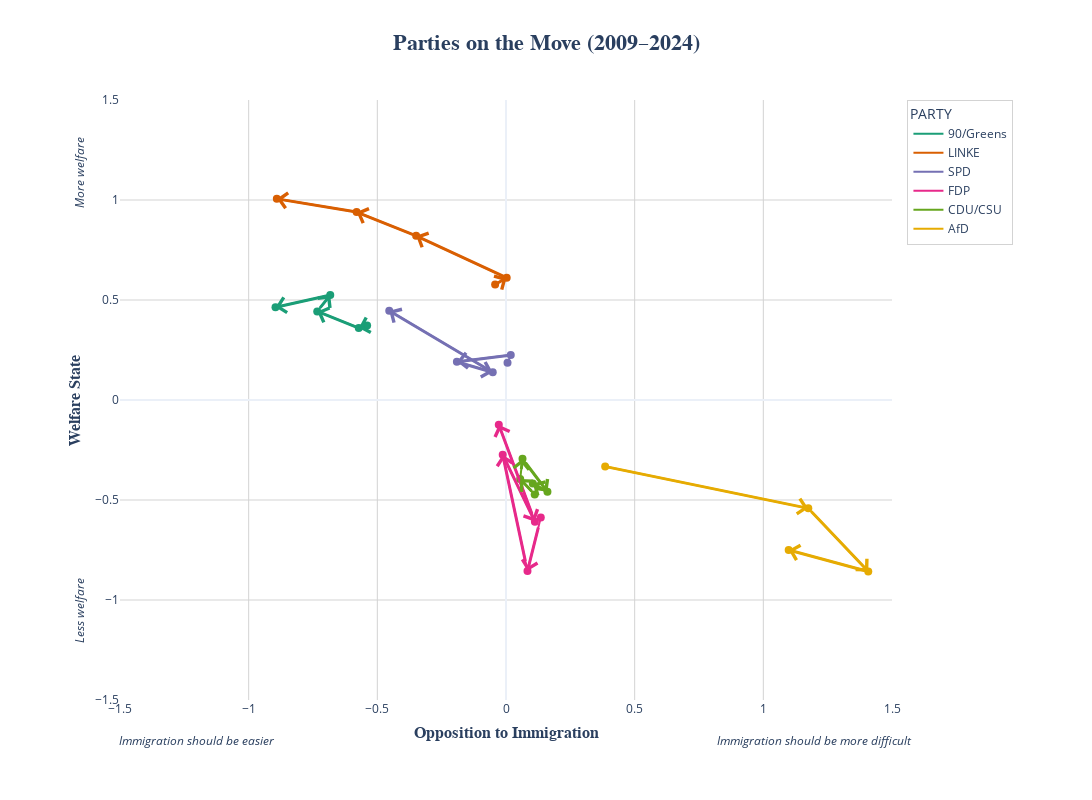

Here is the notebook cell this chart was saved with:
### Code cell
# 1) Prepare a color map (same palette you were using)
palette = px.colors.qualitative.Dark2
parties = party_all['Party_Name'].unique()
color_map = {p: palette[i % len(palette)] for i, p in enumerate(parties)}

# 2) Build a Figure from scratch
fig = go.Figure()

for party in parties:
    dfp = (party_all
           .query("Party_Name == @party")
           .sort_values("Year")
           .reset_index(drop=True))

    fig.add_trace(go.Scatter(
        x=dfp[f"{x_var} Scaled"],
        y=dfp[f"{y_var} Scaled"],
        mode="lines",
        line=dict(color=color_map[party], width=2),
        name=party,
    ))

    fig.add_trace(go.Scatter(
        x=dfp[f"{x_var} Scaled"],
        y=dfp[f"{y_var} Scaled"],
        mode="markers",
        marker=dict(color=color_map[party], size=8),
        showlegend=False,
    ))

    for i in range(len(dfp)-1):
        x0, y0 = dfp.loc[i,   f"{x_var} Scaled"], dfp.loc[i,   f"{y_var} Scaled"]
        x1, y1 = dfp.loc[i+1, f"{x_var} Scaled"], dfp.loc[i+1, f"{y_var} Scaled"]
        fig.add_annotation(
            x=x1, y=y1,
            ax=x0, ay=y0,
            xref="x", yref="y",
            axref="x", ayref="y",
            showarrow=True,
            arrowhead=4,      # bigger head
            arrowsize=1,      # overall scale
            arrowwidth=3,     # thicker line
            arrowcolor=color_map[party]
        )

fig.update_layout(
    showlegend=True,
    legend_title_text="PARTY",
    legend=dict(
        orientation="v",
        x=1.02, y=1,
        bordercolor="lightgrey",
        borderwidth=1
    ),
    width=1500, height=800,
    margin=dict(l=80, r=200, t=100, b=80),
    title=dict(
        text="<b>Parties on the Move (2009–2024)</b>",
        x=0.5, xanchor="center"
    ),
    title_font=dict(family="Arial, sans-serif", size=22)
)

fig.update_xaxes(
    range=[-1.5, 1.5],
    title=dict(text=f"<b>{x_var}</b>",
               font=dict(family="Arial, sans-serif", size=16)),
    title_standoff=10
)
fig.update_yaxes(
    range=[-1.5, 1.5],
    title=dict(text=f"<b>{y_var}</b>",
               font=dict(family="Arial, sans-serif", size=16)),
    title_standoff=10
)

fig.update_layout(margin=dict(l=120, r=200, t=100, b=100))

fig.add_annotation(
    text="<i>Immigration should be easier</i>",
    xref="paper", yref="paper",
    x=0.1, y=-0.05,
    xanchor="center", yanchor="top",
    showarrow=False
)
fig.add_annotation(
    text="<i>Immigration should be more difficult</i>",
    xref="paper", yref="paper",
    x=0.9, y=-0.05,
    xanchor="center", yanchor="top",
    showarrow=False
)

fig.add_annotation(
    text="<i>More welfare</i>",
    xref="paper", yref="paper",
    x=-0.04, y=0.88,
    xanchor="right", yanchor="middle",
    showarrow=False,
    textangle=-90
)
fig.add_annotation(
    text="<i>Less welfare</i>",
    xref="paper", yref="paper",
    x=-0.04, y=0.15,
    xanchor="right", yanchor="middle",
    showarrow=False,
    textangle=-90
)

fig.update_layout(
    template="plotly_white",
    paper_bgcolor="white",
    plot_bgcolor="white",
    margin=dict(l=120, r=200, t=100, b=100),
)

fig.update_xaxes(
    showgrid=True,
    gridcolor="lightgrey",
    range=[-1.5, 1.5],
    title=dict(text=f"<b>{x_var}</b>", font=dict(size=16)),
)

fig.update_yaxes(
    showgrid=True,
    gridcolor="lightgrey",
    range=[-1.5, 1.5],
    title=dict(text=f"<b>{y_var}</b>", font=dict(size=16)),
)

fig.show()

### Figure 1 — Plotly figure (JSON) as saved in the notebook; plotly's stock layout.template omitted (floating-point values rounded to 4 significant figures)
{"data": [{"line": {"color": "rgb(27,158,119)", "width": 2}, "mode": "lines", "name": "90/Greens", "type": "scatter", "x": [-0.5397, -0.5722, -0.7336, -0.683, -0.8957], "y": [0.3728, 0.3601, 0.4428, 0.5244, 0.4636]}, {"marker": {"color": "rgb(27,158,119)", "size": 8}, "mode": "markers", "showlegend": false, "type": "scatter", "x": [-0.5397, -0.5722, -0.7336, -0.683, -0.8957], "y": [0.3728, 0.3601, 0.4428, 0.5244, 0.4636]}, {"line": {"color": "rgb(217,95,2)", "width": 2}, "mode": "lines", "name": "LINKE", "type": "scatter", "x": [-0.04221, 0.002737, -0.3492, -0.5806, -0.8906], "y": [0.5777, 0.6108, 0.8207, 0.9395, 1.006]}, {"marker": {"color": "rgb(217,95,2)", "size": 8}, "mode": "markers", "showlegend": false, "type": "scatter", "x": [-0.04221, 0.002737, -0.3492, -0.5806, -0.8906], "y": [0.5777, 0.6108, 0.8207, 0.9395, 1.006]}, {"line": {"color": "rgb(117,112,179)", "width": 2}, "mode": "lines", "name": "SPD", "type": "scatter", "x": [0.005913, 0.01858, -0.1909, -0.05158, -0.4537], "y": [0.1857, 0.2246, 0.1909, 0.1385, 0.4463]}, {"marker": {"color": "rgb(117,112,179)", "size": 8}, "mode": "markers", "showlegend": false, "type": "scatter", "x": [0.005913, 0.01858, -0.1909, -0.05158, -0.4537], "y": [0.1857, 0.2246, 0.1909, 0.1385, 0.4463]}, {"line": {"color": "rgb(231,41,138)", "width": 2}, "mode": "lines", "name": "FDP", "type": "scatter", "x": [0.1352, 0.08345, -0.01282, 0.1123, -0.02803], "y": [-0.5877, -0.8554, -0.2732, -0.6086, -0.1235]}, {"marker": {"color": "rgb(231,41,138)", "size": 8}, "mode": "markers", "showlegend": false, "type": "scatter", "x": [0.1352, 0.08345, -0.01282, 0.1123, -0.02803], "y": [-0.5877, -0.8554, -0.2732, -0.6086, -0.1235]}, {"line": {"color": "rgb(102,166,30)", "width": 2}, "mode": "lines", "name": "CDU/CSU", "type": "scatter", "x": [0.1116, 0.0551, 0.06417, 0.1611, 0.1041], "y": [-0.4724, -0.3953, -0.2938, -0.459, -0.4179]}, {"marker": {"color": "rgb(102,166,30)", "size": 8}, "mode": "markers", "showlegend": false, "type": "scatter", "x": [0.1116, 0.0551, 0.06417, 0.1611, 0.1041], "y": [-0.4724, -0.3953, -0.2938, -0.459, -0.4179]}, {"line": {"color": "rgb(230,171,2)", "width": 2}, "mode": "lines", "name": "AfD", "type": "scatter", "x": [0.3854, 1.175, 1.408, 1.099], "y": [-0.3324, -0.5419, -0.8578, -0.7501]}, {"marker": {"color": "rgb(230,171,2)", "size": 8}, "mode": "markers", "showlegend": false, "type": "scatter", "x": [0.3854, 1.175, 1.408, 1.099], "y": [-0.3324, -0.5419, -0.8578, -0.7501]}], "layout": {"annotations": [{"arrowcolor": "rgb(27,158,119)", "arrowhead": 4, "arrowsize": 1, "arrowwidth": 3, "ax": -0.5397, "axref": "x", "ay": 0.3728, "ayref": "y", "showarrow": true, "x": -0.5722, "xref": "x", "y": 0.3601, "yref": "y"}, {"arrowcolor": "rgb(27,158,119)", "arrowhead": 4, "arrowsize": 1, "arrowwidth": 3, "ax": -0.5722, "axref": "x", "ay": 0.3601, "ayref": "y", "showarrow": true, "x": -0.7336, "xref": "x", "y": 0.4428, "yref": "y"}, {"arrowcolor": "rgb(27,158,119)", "arrowhead": 4, "arrowsize": 1, "arrowwidth": 3, "ax": -0.7336, "axref": "x", "ay": 0.4428, "ayref": "y", "showarrow": true, "x": -0.683, "xref": "x", "y": 0.5244, "yref": "y"}, {"arrowcolor": "rgb(27,158,119)", "arrowhead": 4, "arrowsize": 1, "arrowwidth": 3, "ax": -0.683, "axref": "x", "ay": 0.5244, "ayref": "y", "showarrow": true, "x": -0.8957, "xref": "x", "y": 0.4636, "yref": "y"}, {"arrowcolor": "rgb(217,95,2)", "arrowhead": 4, "arrowsize": 1, "arrowwidth": 3, "ax": -0.04221, "axref": "x", "ay": 0.5777, "ayref": "y", "showarrow": true, "x": 0.002737, "xref": "x", "y": 0.6108, "yref": "y"}, {"arrowcolor": "rgb(217,95,2)", "arrowhead": 4, "arrowsize": 1, "arrowwidth": 3, "ax": 0.002737, "axref": "x", "ay": 0.6108, "ayref": "y", "showarrow": true, "x": -0.3492, "xref": "x", "y": 0.8207, "yref": "y"}, {"arrowcolor": "rgb(217,95,2)", "arrowhead": 4, "arrowsize": 1, "arrowwidth": 3, "ax": -0.3492, "axref": "x", "ay": 0.8207, "ayref": "y", "showarrow": true, "x": -0.5806, "xref": "x", "y": 0.9395, "yref": "y"}, {"arrowcolor": "rgb(217,95,2)", "arrowhead": 4, "arrowsize": 1, "arrowwidth": 3, "ax": -0.5806, "axref": "x", "ay": 0.9395, "ayref": "y", "showarrow": true, "x": -0.8906, "xref": "x", "y": 1.006, "yref": "y"}, {"arrowcolor": "rgb(117,112,179)", "arrowhead": 4, "arrowsize": 1, "arrowwidth": 3, "ax": 0.005913, "axref": "x", "ay": 0.1857, "ayref": "y", "showarrow": true, "x": 0.01858, "xref": "x", "y": 0.2246, "yref": "y"}, {"arrowcolor": "rgb(117,112,179)", "arrowhead": 4, "arrowsize": 1, "arrowwidth": 3, "ax": 0.01858, "axref": "x", "ay": 0.2246, "ayref": "y", "showarrow": true, "x": -0.1909, "xref": "x", "y": 0.1909, "yref": "y"}, {"arrowcolor": "rgb(117,112,179)", "arrowhead": 4, "arrowsize": 1, "arrowwidth": 3, "ax": -0.1909, "axref": "x", "ay": 0.1909, "ayref": "y", "showarrow": true, "x": -0.05158, "xref": "x", "y": 0.1385, "yref": "y"}, {"arrowcolor": "rgb(117,112,179)", "arrowhead": 4, "arrowsize": 1, "arrowwidth": 3, "ax": -0.05158, "axref": "x", "ay": 0.1385, "ayref": "y", "showarrow": true, "x": -0.4537, "xref": "x", "y": 0.4463, "yref": "y"}, {"arrowcolor": "rgb(231,41,138)", "arrowhead": 4, "arrowsize": 1, "arrowwidth": 3, "ax": 0.1352, "axref": "x", "ay": -0.5877, "ayref": "y", "showarrow": true, "x": 0.08345, "xref": "x", "y": -0.8554, "yref": "y"}, {"arrowcolor": "rgb(231,41,138)", "arrowhead": 4, "arrowsize": 1, "arrowwidth": 3, "ax": 0.08345, "axref": "x", "ay": -0.8554, "ayref": "y", "showarrow": true, "x": -0.01282, "xref": "x", "y": -0.2732, "yref": "y"}, {"arrowcolor": "rgb(231,41,138)", "arrowhead": 4, "arrowsize": 1, "arrowwidth": 3, "ax": -0.01282, "axref": "x", "ay": -0.2732, "ayref": "y", "showarrow": true, "x": 0.1123, "xref": "x", "y": -0.6086, "yref": "y"}, {"arrowcolor": "rgb(231,41,138)", "arrowhead": 4, "arrowsize": 1, "arrowwidth": 3, "ax": 0.1123, "axref": "x", "ay": -0.6086, "ayref": "y", "showarrow": true, "x": -0.02803, "xref": "x", "y": -0.1235, "yref": "y"}, {"arrowcolor": "rgb(102,166,30)", "arrowhead": 4, "arrowsize": 1, "arrowwidth": 3, "ax": 0.1116, "axref": "x", "ay": -0.4724, "ayref": "y", "showarrow": true, "x": 0.0551, "xref": "x", "y": -0.3953, "yref": "y"}, {"arrowcolor": "rgb(102,166,30)", "arrowhead": 4, "arrowsize": 1, "arrowwidth": 3, "ax": 0.0551, "axref": "x", "ay": -0.3953, "ayref": "y", "showarrow": true, "x": 0.06417, "xref": "x", "y": -0.2938, "yref": "y"}, {"arrowcolor": "rgb(102,166,30)", "arrowhead": 4, "arrowsize": 1, "arrowwidth": 3, "ax": 0.06417, "axref": "x", "ay": -0.2938, "ayref": "y", "showarrow": true, "x": 0.1611, "xref": "x", "y": -0.459, "yref": "y"}, {"arrowcolor": "rgb(102,166,30)", "arrowhead": 4, "arrowsize": 1, "arrowwidth": 3, "ax": 0.1611, "axref": "x", "ay": -0.459, "ayref": "y", "showarrow": true, "x": 0.1041, "xref": "x", "y": -0.4179, "yref": "y"}, {"arrowcolor": "rgb(230,171,2)", "arrowhead": 4, "arrowsize": 1, "arrowwidth": 3, "ax": 0.3854, "axref": "x", "ay": -0.3324, "ayref": "y", "showarrow": true, "x": 1.175, "xref": "x", "y": -0.5419, "yref": "y"}, {"arrowcolor": "rgb(230,171,2)", "arrowhead": 4, "arrowsize": 1, "arrowwidth": 3, "ax": 1.175, "axref": "x", "ay": -0.5419, "ayref": "y", "showarrow": true, "x": 1.408, "xref": "x", "y": -0.8578, "yref": "y"}, {"arrowcolor": "rgb(230,171,2)", "arrowhead": 4, "arrowsize": 1, "arrowwidth": 3, "ax": 1.408, "axref": "x", "ay": -0.8578, "ayref": "y", "showarrow": true, "x": 1.099, "xref": "x", "y": -0.7501, "yref": "y"}, {"showarrow": false, "text": "<i>Immigration should be easier</i>", "x": 0.1, "xanchor": "center", "xref": "paper", "y": -0.05, "yanchor": "top", "yref": "paper"}, {"showarrow": false, "text": "<i>Immigration should be more difficult</i>", "x": 0.9, "xanchor": "center", "xref": "paper", "y": -0.05, "yanchor": "top", "yref": "paper"}, {"showarrow": false, "text": "<i>More welfare</i>", "textangle": -90, "x": -0.04, "xanchor": "right", "xref": "paper", "y": 0.88, "yanchor": "middle", "yref": "paper"}, {"showarrow": false, "text": "<i>Less welfare</i>", "textangle": -90, "x": -0.04, "xanchor": "right", "xref": "paper", "y": 0.15, "yanchor": "middle", "yref": "paper"}], "height": 800, "legend": {"bordercolor": "lightgrey", "borderwidth": 1, "orientation": "v", "title": {"text": "PARTY"}, "x": 1.02, "y": 1}, "margin": {"b": 100, "l": 120, "r": 200, "t": 100}, "paper_bgcolor": "white", "plot_bgcolor": "white", "showlegend": true, "title": {"font": {"family": "Arial, sans-serif", "size": 22}, "text": "<b>Parties on the Move (2009–2024)</b>", "x": 0.5, "xanchor": "center"}, "width": 1500, "xaxis": {"gridcolor": "lightgrey", "range": [-1.5, 1.5], "showgrid": true, "title": {"font": {"family": "Arial, sans-serif", "size": 16}, "standoff": 10, "text": "<b>Opposition to Immigration</b>"}}, "yaxis": {"gridcolor": "lightgrey", "range": [-1.5, 1.5], "showgrid": true, "title": {"font": {"family": "Arial, sans-serif", "size": 16}, "standoff": 10, "text": "<b>Welfare State</b>"}}}}
